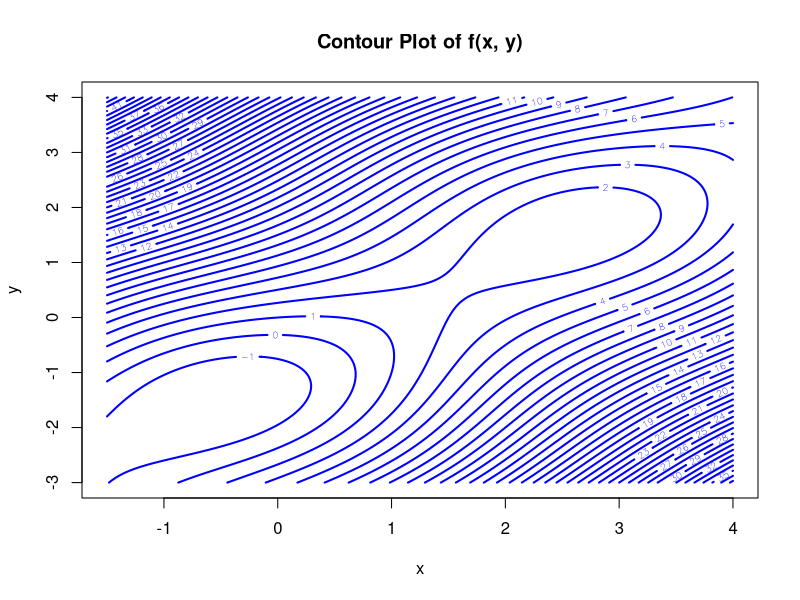

Write R code to recreate this figure.
## ---- chunk 1
knitr::opts_chunk$set(echo = TRUE)
## ---- chunk 2

f <- function(x, y) {
  sin(x + y) + (x - y)^2 - 1.5 * x + 2.5 * y + 1
}
x_values <- seq(-1.5, 4, length.out = 200)
y_values <- seq(-3, 4, length.out = 200)
coordinates <- expand.grid(x_values, y_values)

results <- matrix(apply(coordinates, 1, function(data) f(data[1], data[2])),nrow=length(x_values))

contour(x_values, y_values, results,nlevels = 40,xlab = "x", ylab = "y", main = "Contour Plot of f(x, y)",
        col = "blue", lty = 1, lwd = 2)
## ---- chunk 3

gradient <- function (x, y) {
  return(matrix(c(
    cos(x + y) + 2 * x - 2 * y - 1.5, cos(x + y) + 2 * y - 2 * x + 2.5
  ), nrow = 2))
  
}

Hessian <- function (x , y) {
  return(matrix(c(
    -sin(x + y) + 2, -sin(x + y) - 2, -sin(x + y) - 2, -sin(x + y) + 2
  ), nrow = 2))
}
## ---- chunk 4
#stopping criteria
convergence_crit<- function(res) {
  xt1<- res[,dim(res)[2]]
  xt<- res[,dim(res)[2]-1]
  return(as.vector(t (xt1-xt) %*% (xt1-xt)))
}

Newton_algorithm <- function (x_0, y_0) {
  res <- matrix ( c(x_0,y_0), nrow=2)
   res <- cbind(res, Hessian (x_0, y_0) %*% gradient (x_0 ,y_0)) 
   
   while (convergence_crit(res) >0.001) {
     xt1<- res[,dim(res)[2]]
     res_add <- xt1 - solve (Hessian (xt1[1], xt1[2])) %*% gradient (xt1[1] ,xt1[2])
     res <- cbind(res, res_add)
   }
   return (res)
} 


## ---- chunk 5
values<- matrix (c(2,4,
                   -1,0,
                   -2,-3,
                   2,0
                   #1,2,
                   #4,0.1
                  ),
                 ncol = 2,byrow = TRUE)
for (i in 1:nrow(values)) {
  res_df<-Newton_algorithm(values[i,1],values[i,2])
  #browser()
  cat('Newton_algorithm gives a mimimum value at (',print(res_df[1,dim(res_df)[2]]), ',', print(res_df[2,dim(res_df)[2]]),'at the ',dim(Newton_algorithm(2,1))[2]-1, 'iteration for a=',values[i,1], 'b=', values[i,2],'\n')
}
